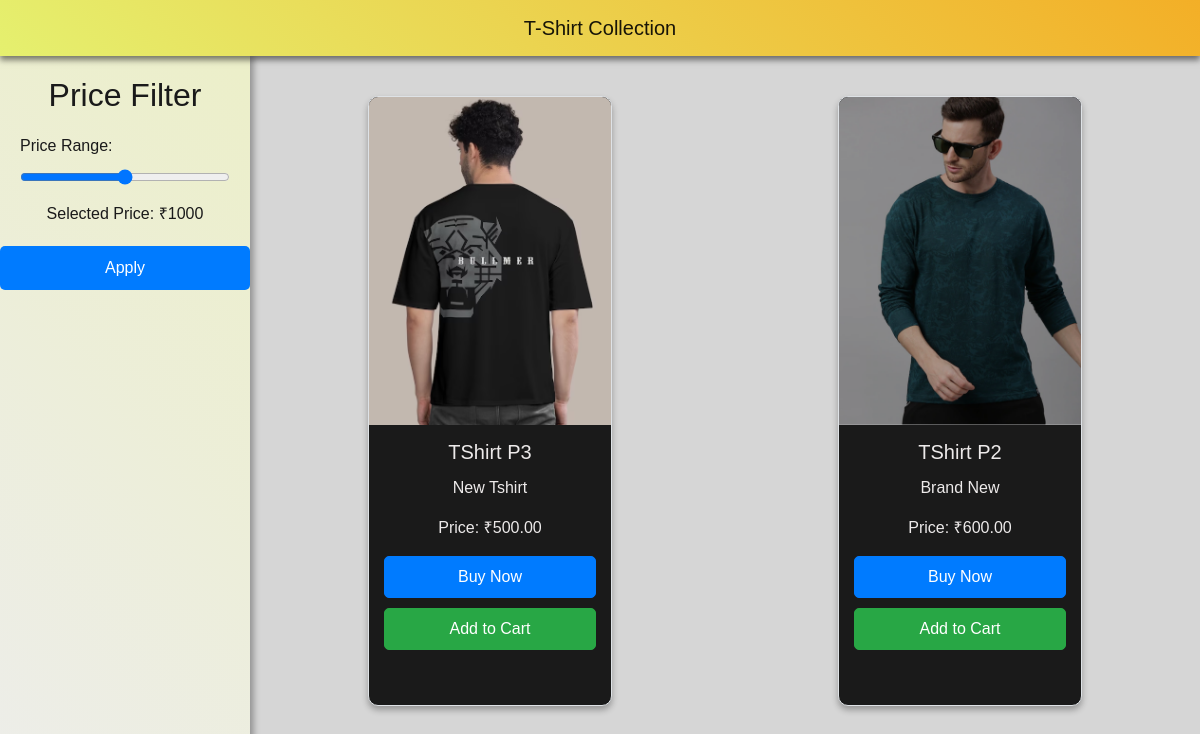
The app's page /tshirt with its own data.
### finer/models.py (models this page shows, shortened)
class Product(models.Model):
    name = models.CharField(max_length=255)
    description = models.TextField()
    category = models.CharField(max_length=255)
    subtype = models.CharField(max_length=255, blank=True, null=True)
    image = models.ImageField(upload_to='product_images/', null=True, blank=True)
    price = models.DecimalField(max_digits=10, decimal_places=2)

### finer/views.py (the view)
# urls.py: path('tshirt', views.tshirt, name='tshirt'),
def tshirt(request):
    tshirts = Product.objects.filter(subtype='T-Shirt')
    print("Number of T-shirts:", len(tshirts))  # Add this line
    return render(request, 'tshirt.html', {'tshirts': tshirts})

### finer/templates/tshirt.html (shortened to what this page needs)
{% load static %}
<!DOCTYPE html>
<html lang="en">
  <head>
    <link
      rel="stylesheet"
      href="https://stackpath.bootstrapcdn.com/bootstrap/4.5.2/css/bootstrap.min.css"
    />
  </head>
  <body>
    <nav class="navbar navbar-expand-lg navbar-light fixed-top">
      <a class="navbar-brand" href="#">T-Shirt Collection</a>
    </nav>
    <div class="sidebar">
      <h2>Price Filter</h2>
      <div class="slider-container">
        <label class="slider-label" for="price-slider">Price Range:</label>
        <input
          type="range"
          class="slider"
          id="price-slider"
          min="0"
          max="2000"
          oninput="updatePriceDisplay()"
        />
        <p class="price-display">
          Selected Price: ₹<span id="selected-price">2000</span>
        </p>
      </div>
      <button id="apply-btn" type="button">Apply</button>
    </div>
    <div class="content">
      <div class="row">
        {% for tshirt in tshirts %}
        <div class="col-md-4">
          <div class="card" data-card-index="{{ forloop.counter0 }}">
            <img
              src="{{ tshirt.image.url }}"
              class="card-img-top"
              alt="{{ tshirt.name }} Image"
            />
            <div class="card-body">
              <h5 class="card-title">{{ tshirt.name }}</h5>
              <p class="card-text">{{ tshirt.description }}</p>
              <p class="card-price">Price: ₹{{ tshirt.price }}</p>
              <a href="{% url 'checkout' tshirt.price %}" class="buy-now-btn"
                >Buy Now</a
              >
              <a
                href="{% url 'add_to_cart' product_id=tshirt.id %}"
                class="add-to-cart-btn"
                >Add to Cart</a
              >
            </div>
          </div>
        </div>
        {% endfor %}
      </div>
    </div>
  </body>
</html>

### finer/templates/tshirt.html (style rules this page uses)
body { font-family: "Cursive", sans-serif; background: #d6d6d6; color: #edeaea; padding-top: 56px; margin: 0; }
nav { font-family: "Cursive", sans-serif; background: linear-gradient(45deg, #e5f06f, #f3af27); box-shadow: 0 4px 6px rgba(0, 0, 0, 0.5); }
.navbar-brand { margin-left: auto; margin-right: auto; text-align: center; width: 100%; color: #1a1a1a; }
nav a { color: #1a1a1a; }
.sidebar { position: fixed; width: 250px; height: 100%; background: linear-gradient(45deg, #ededec, #ecefc9); color: #1a1a1a; padding-top: 20px; box-shadow: 4px 0 6px rgba(0, 0, 0, 0.3); }
.sidebar h2 { text-align: center; margin-bottom: 20px; color: #1a1a1a; }
.sidebar p { padding: 0 15px; margin-bottom: 20px; }
.sidebar .slider-container { margin: 20px; }
.sidebar .slider-label { margin-bottom: 10px; color: #1a1a1a; }
.sidebar .slider { width: 100%; }
.sidebar .price-display { margin-top: 10px; color: #1a1a1a; text-align: center; }
.sidebar button { width: 100%; padding: 10px; background-color: #007bff; color: #fff; border: none; border-radius: 5px; cursor: pointer; }
.content { margin-left: 250px; padding: 20px; text-align: center; }
.card { margin: 20px; border: 1px solid #dee2e6; border-radius: 10px; overflow: hidden; transition: transform 0.2s; background-color: #1a1a1a; box-shadow: 0 4px 6px rgba(0, 0, 0, 0.3); max-width: 250px; height: 100%; }
.card { display: none; }
.card img { width: 100%; height: auto; object-fit: cover; }
.card-body { text-align: center; padding: 15px; }
.row { display: flex; flex-wrap: wrap; justify-content: space-around; }
.buy-now-btn, .add-to-cart-btn { display: block; width: 100%; padding: 8px 12px; text-decoration: none; color: #fff; border-radius: 5px; }
.buy-now-btn { background-color: #007bff; border: 1px solid #007bff; margin-bottom: 10px; }
.add-to-cart-btn { background-color: #28a745; border: 1px solid #28a745; }

### records on screen
Product: image (picture), name "TShirt P3", description "New Tshirt", price "500.00"
Product: image (picture), name "TShirt P2", description "Brand New", price "600.00"
